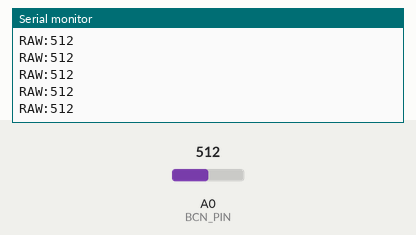
Simulated run of this sketch. Board: Arduino Uno, built with avr-gcc and run on an emulated ATmega328P. Parts: the last lines printed to the serial monitor. The test bench sets the inputs (shaded band); at power-on: A0 (BCN_PIN) = 512.

Above: at 4.2 s.
4.3 s: A0 (BCN_PIN) set to 991
At 5.0 s:
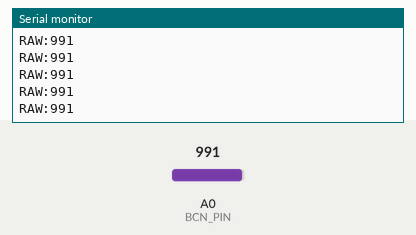
5.8 s: A0 (BCN_PIN) set to 1010
At 6.3 s:
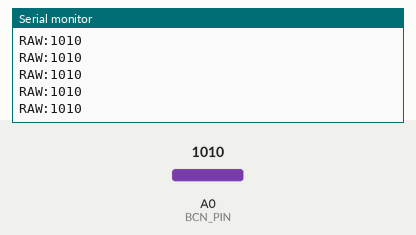
Timing chart, 0 to 8.3 s (numbered marks = the images above; inputs shaded):
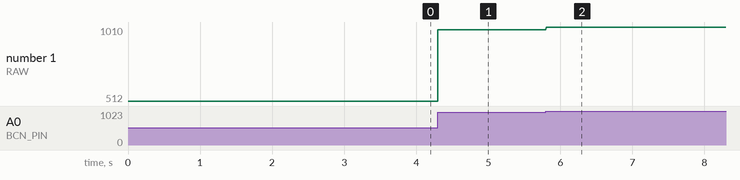

Measured:
- after the input at 4.3 s, the serial monitor: prints a new line at once (image 1)
- after the input at 5.8 s, the serial monitor: prints a new line at once (image 2)
- plotted number 1: 512 → 991 after the input at 4.3 s, 991 → 1010 after the input at 5.8 s

The sketch:

chaos_streamer.ino
```cpp
// CHAOS ANALYZER: High-Speed Raw Streamer
// Purpose: Send raw analog data from BCN chip to Python for Entropy analysis
// Hardware: Arduino Uno + BCN Chip (Voltage Divider)

const int BCN_PIN = A0;

void setup() {
  Serial.begin(115200); // High speed for jitter analysis
  pinMode(BCN_PIN, INPUT);
}

void loop() {
  // Read raw 10-bit value
  int rawValue = analogRead(BCN_PIN);

  // Output format: RAW:VAL (for Python parser)
  Serial.print("RAW:");
  Serial.println(rawValue);

  // High frequency sampling
  delay(5);
}
```
